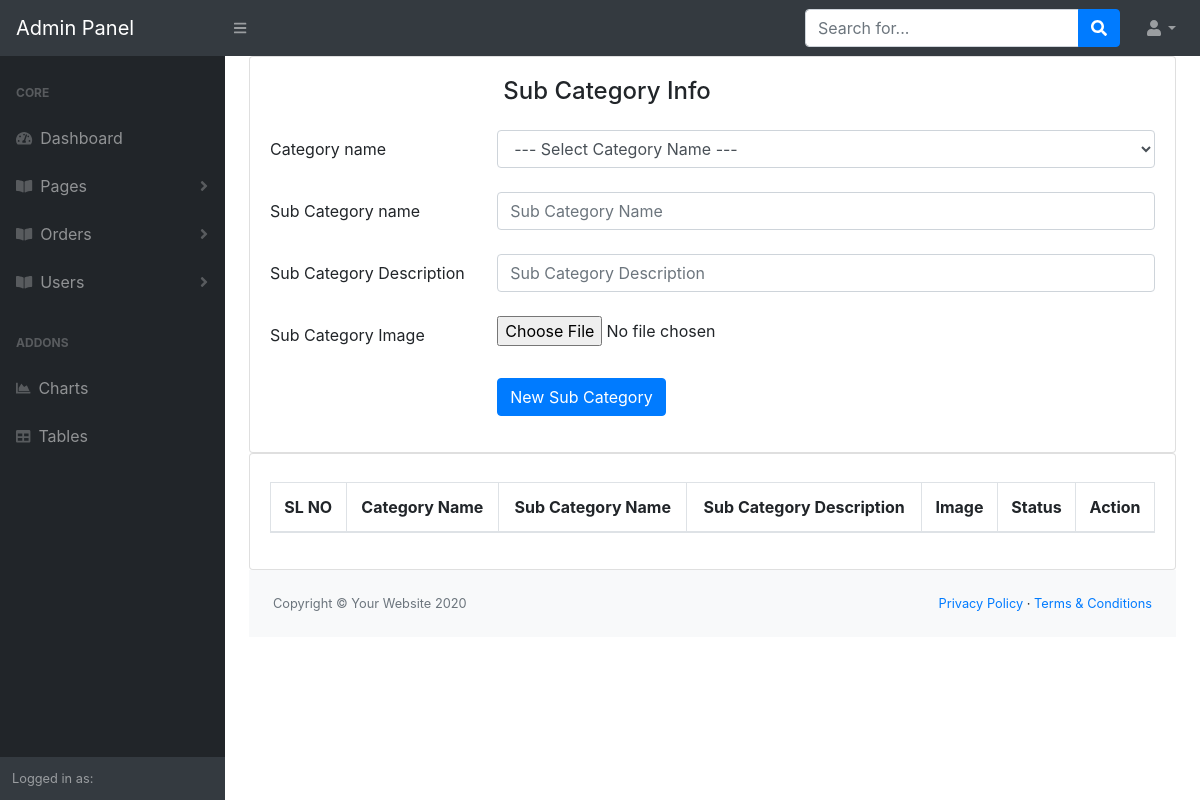
The app's page /admin/add-sub-category.php, older data.
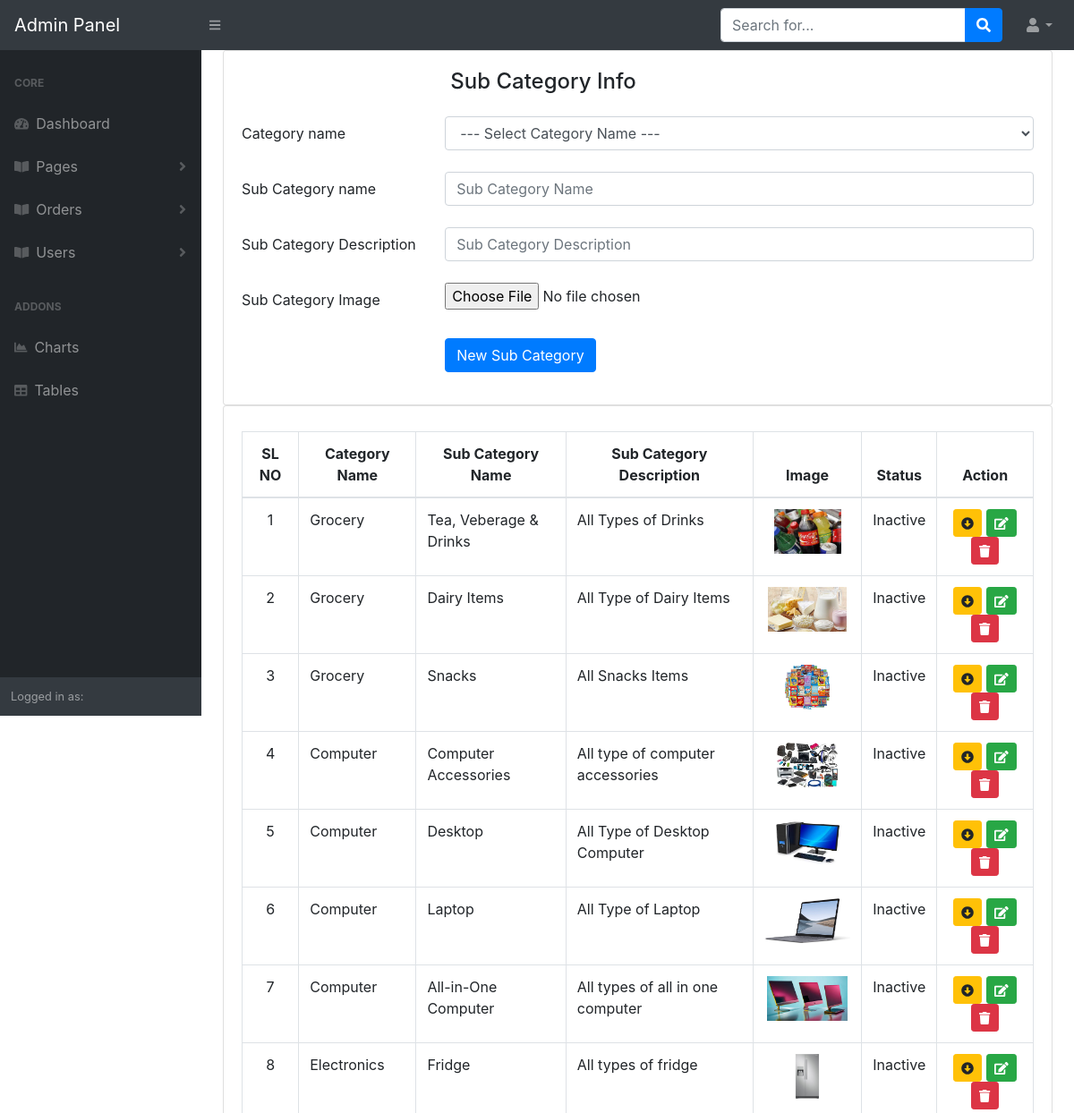
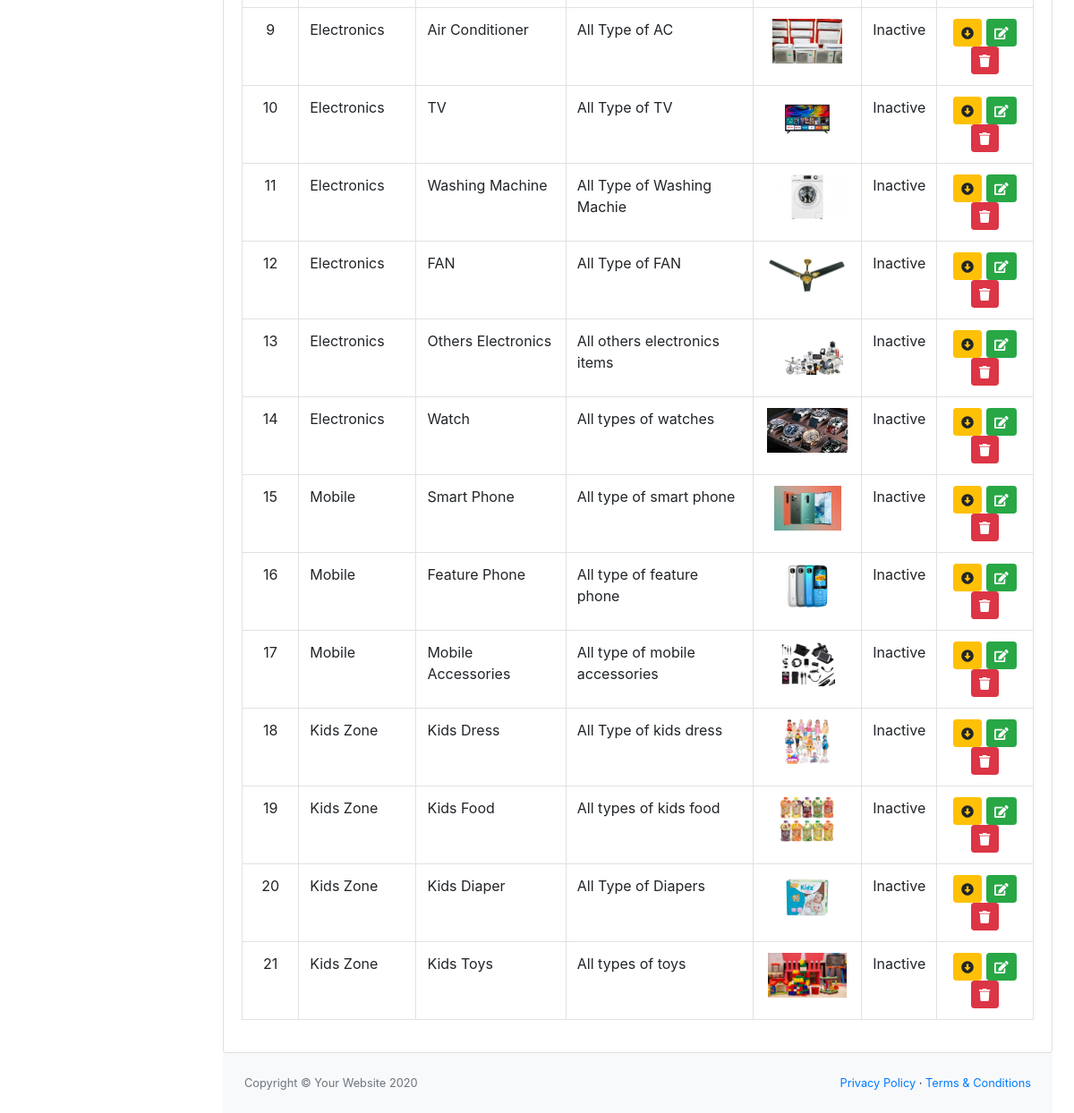
The same page, newer data (2 pictures, top to bottom).
### tables this page shows
CREATE TABLE `sub_category` (
  `sub_category_id` int(11) NOT NULL,
  `category_id` int(11) NOT NULL,
  `sub_category_name` varchar(255) NOT NULL,
  `sub_category_description` varchar(255) NOT NULL,
  `sub_category_image` varchar(255) NOT NULL,
  `sub_category_is_active` tinyint(1) NOT NULL
);

CREATE TABLE `category` (
  `category_id` int(11) NOT NULL,
  `category_name` varchar(255) NOT NULL,
  `category_description` varchar(255) NOT NULL,
  `category_image` varchar(255) NOT NULL,
  `category_is_active` tinyint(1) NOT NULL DEFAULT 0
);

### app/classes/SubCategory.php (called while the page is built, shortened)
<?php
class SubCategory
{
    public function allSubCategory(){
        $link = Database::db_connect();
        $sql = "SELECT * FROM sub_category LEFT JOIN category ON (sub_category.category_id)=(category.category_id) ORDER BY category.category_id";
        if (mysqli_query($link, $sql)) {
            return mysqli_query($link,$sql);
        } else {
            die('Sub Category Query Problem ' . mysqli_error($link));
        }
    }
}

### admin/add-sub-category.php (the view, shortened to what the changed rows need)
<?php
include 'header_admin.php';
$subCategory = new SubCategory();
$subCategory = $subCategory->allSubCategory();
?>
<div id="layoutSidenav_content">
    <main>
        <div class="container-fluid">
            <div class="row">
                <div class="col-12">
                    <div class="card">
                        <div class="card-body">
                            <table id="category-datatable" class="table table-bordered dt-responsive nowrap"
                                   style="border-collapse: collapse; border-spacing: 0; width: 100%;">
                                <thead class="text-center">
                                <tr>
                                    <th>SL NO</th>
                                    <th>Category Name</th>
                                    <th>Sub Category Name</th>
                                    <th>Sub Category Description</th>
                                    <th>Image</th>
                                    <th>Status</th>
                                    <th>Action</th>
                                </tr>
                                </thead>
                                <tbody>
                                <?php if (mysqli_num_rows($subCategory)>0) {
                                    $ser_no = 0;
                                    while ($allSubCategoryInfo = mysqli_fetch_assoc($subCategory)){
                                        $ser_no += 1;
                                        ?>
                                        <tr>
                                            <td class="text-center"><?php echo $ser_no ?></td>
                                            <td><?php echo $allSubCategoryInfo['category_name']; ?></td>
                                            <td><?php echo $allSubCategoryInfo['sub_category_name']; ?></td>
                                            <td><?php echo $allSubCategoryInfo['sub_category_description']; ?></td>
                                            <td class="text-center"><img src="<?php echo $allSubCategoryInfo['sub_category_image']; ?>" id="" alt="" height="50"/></td>
                                            <td class="text-center"><?php if  ($allSubCategoryInfo['sub_category_is_active']==1) { echo 'Active'; } else { echo 'Inactive';} ?></td>
                                            <td class="text-center">
                                                <?php if  ($allSubCategoryInfo['sub_category_is_active']==1) { ?>
                                                    <a href="?status=unpublish&&id=<?php echo $allSubCategoryInfo['sub_category_id']; ?>" class="btn btn-sm btn-info sub-category-status"
                                                       id="" title="Published Sub Category">
                                                        <i id="" class="fas fa-arrow-alt-circle-up"></i>
                                                    </a>
                                                <?php } else { ?>
                                                    <a href="?status=publish&&id=<?php echo $allSubCategoryInfo['sub_category_id']; ?>" class="btn btn-sm btn-warning sub-category-status"
                                                       id="" title="Unpublished Sub Category">
                                                        <i id="" class="fas fa-arrow-alt-circle-down"></i>
                                                    </a>
                                                <?php } ?>
                                                <a href="" class="btn btn-sm btn-success edition"
                                                   id="" title="Edit Category" data-toggle="modal" data-id="<?php echo $allSubCategoryInfo['category_id']; ?>" data-target="#editModel">
                                                    <i class="fas fa-edit"></i>
                                                </a>
                                                <a href="?status=delete&&id=<?php echo $allSubCategoryInfo['sub_category_id']; ?>" class="btn btn-sm btn-danger delete-sub-category"
                                                   id="" title="Delete Sub Category">
                                                    <i class="fas fa-trash"></i>
                                                </a>
                                            </td>
                                        </tr>
                                    <?php } } ?>
                                </tbody>
                            </table>
                        </div>
                    </div>
                </div>
            </div>
            <?php
            include 'footer_admin.php';
            ?>

Row changes from the older to the newer data that the page shows:
added sub_category: category.category_name "Grocery", sub_category_name "Tea, Veberage & Drinks", sub_category_description "All Types of Drinks", sub_category_image (picture), sub_category_is_active "Inactive"
added sub_category: category.category_name "Grocery", sub_category_name "Dairy Items", sub_category_description "All Type of Dairy Items", sub_category_image (picture), sub_category_is_active "Inactive"
added sub_category: category.category_name "Grocery", sub_category_name "Snacks", sub_category_description "All Snacks Items", sub_category_image (picture), sub_category_is_active "Inactive"
added sub_category: category.category_name "Computer", sub_category_name "Computer Accessories", sub_category_description "All type of computer accessories", sub_category_image (picture), sub_category_is_active "Inactive"
added sub_category: category.category_name "Computer", sub_category_name "Desktop", sub_category_description "All Type of Desktop Computer", sub_category_image (picture), sub_category_is_active "Inactive"
added sub_category: category.category_name "Computer", sub_category_name "Laptop", sub_category_description "All Type of Laptop", sub_category_image (picture), sub_category_is_active "Inactive"
added sub_category: category.category_name "Computer", sub_category_name "All-in-One Computer", sub_category_description "All types of all in one computer", sub_category_image (picture), sub_category_is_active "Inactive"
added sub_category: category.category_name "Electronics", sub_category_name "Fridge", sub_category_description "All types of fridge", sub_category_image (picture), sub_category_is_active "Inactive"
added sub_category: category.category_name "Electronics", sub_category_name "Air Conditioner", sub_category_description "All Type of AC", sub_category_image (picture), sub_category_is_active "Inactive"
added sub_category: category.category_name "Electronics", sub_category_name "TV", sub_category_description "All Type of TV", sub_category_image (picture), sub_category_is_active "Inactive"
added sub_category: category.category_name "Electronics", sub_category_name "Washing Machine", sub_category_description "All Type of Washing Machie", sub_category_image (picture), sub_category_is_active "Inactive"
added sub_category: category.category_name "Electronics", sub_category_name "FAN", sub_category_description "All Type of FAN", sub_category_image (picture), sub_category_is_active "Inactive"
added sub_category: category.category_name "Electronics", sub_category_name "Others Electronics", sub_category_description "All others electronics items", sub_category_image (picture), sub_category_is_active "Inactive"
added sub_category: category.category_name "Electronics", sub_category_name "Watch", sub_category_description "All types of watches", sub_category_image (picture), sub_category_is_active "Inactive"
added sub_category: category.category_name "Mobile", sub_category_name "Smart Phone", sub_category_description "All type of smart phone", sub_category_image (picture), sub_category_is_active "Inactive"
added sub_category: category.category_name "Mobile", sub_category_name "Feature Phone", sub_category_description "All type of feature phone", sub_category_image (picture), sub_category_is_active "Inactive"
added sub_category: category.category_name "Mobile", sub_category_name "Mobile Accessories", sub_category_description "All type of mobile accessories", sub_category_image (picture), sub_category_is_active "Inactive"
added sub_category: category.category_name "Kids Zone", sub_category_name "Kids Dress", sub_category_description "All Type of kids dress", sub_category_image (picture), sub_category_is_active "Inactive"
added sub_category: category.category_name "Kids Zone", sub_category_name "Kids Food", sub_category_description "All types of kids food", sub_category_image (picture), sub_category_is_active "Inactive"
added sub_category: category.category_name "Kids Zone", sub_category_name "Kids Diaper", sub_category_description "All Type of Diapers", sub_category_image (picture), sub_category_is_active "Inactive"
added sub_category: category.category_name "Kids Zone", sub_category_name "Kids Toys", sub_category_description "All types of toys", sub_category_image (picture), sub_category_is_active "Inactive"
